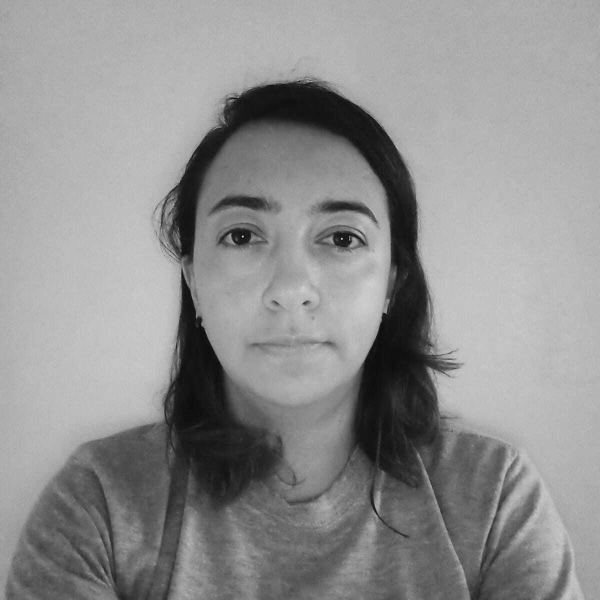
#> input picture Task/Task_1/img_personal/Melissa_Arevalo_1.jpeg, 1200 x 1200 px, found by its file name (shown at 1/2 size)
$ jupyter execute --allow-errors lab1_4.ipynb
#> lines starting #> are read from the running program, lines starting #| are printed output that depends on the picture
[cell 1]
from unsupervised.dim_red.SVD import SVD
import  numpy as np
from PIL import Image
import matplotlib.pyplot as plt

[cell 2]
# Paso 1: Leer la imagen
image_path = r"C:\Users\DO IT WISER\Documents\Personal\machine_learning2\Task\Task_1\img_personal\Melissa_Arevalo_1.jpeg"
image = Image.open(image_path)
#> image is the input picture: PIL image 1200x1200 RGB; min 0, max 255, mean 143.5
width, height = image.size
#> width = 1200; height = 1200

# Imprimir el tamaño
print("Ancho de la imagen:", width, "píxeles")
#| Ancho de la imagen: 1200 píxeles
print("Altura de la imagen:", height, "píxeles")
#| Altura de la imagen: 1200 píxeles

[cell 3]
# Redimensionar la imagen a 250x250 píxeles
new_width = 250
new_height = 250
resized_image = image.resize((new_width, new_height))
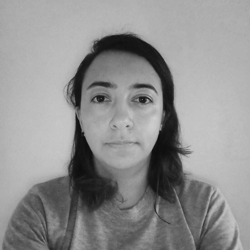
#> resized_image: PIL image 250x250 RGB; min 11, max 207, mean 143.5

# Guardar la imagen redimensionada
resized_image_path = r"C:\Users\DO IT WISER\Documents\Personal\machine_learning2\Task\Task_1\img_personal\Melissa_Arevalo_1_resized.jpeg"
resized_image.save(resized_image_path)

# Obtener el tamaño de la imagen redimensionada
resized_width, resized_height = resized_image.size
#> resized_width = 250; resized_height = 250

# Imprimir el tamaño de la imagen redimensionada
print("Ancho de la imagen redimensionada:", resized_width, "píxeles")
#| Ancho de la imagen redimensionada: 250 píxeles
print("Altura de la imagen redimensionada:", resized_height, "píxeles")
#| Altura de la imagen redimensionada: 250 píxeles

[cell 4]
resized_image.show()

[cell 5]
# Paso 2: Convertir la imagen a escala de grises
image_gray = resized_image.convert('L')
image_array = np.array(image_gray)

[cell 6]
# Cargar la imagen de tu rostro
image_path2 = r"C:\Users\DO IT WISER\Documents\Personal\machine_learning2\Task\Task_1\img_personal\Melissa_Arevalo_1_resized.jpeg"  # Reemplaza con la ruta de tu imagen
image2 = Image.open(image_path2)

# Convertir la imagen a escala de grises si es necesario
image_gray2 = image2.convert('L')

# Lista de valores singulares a probar
singular_values = [1, 10, 20, 50, 100]

# Crear una figura para mostrar las imágenes
plt.figure(figsize=(15, 8))

# Mostrar la imagen original
plt.subplot(2, 3, 1)
plt.imshow(image_gray2, cmap='gray')
plt.title('Imagen original')
plt.axis('off')

# Iterar sobre diferentes cantidades de valores singulares
#> (the rest of this cell did not finish here and is left out)
